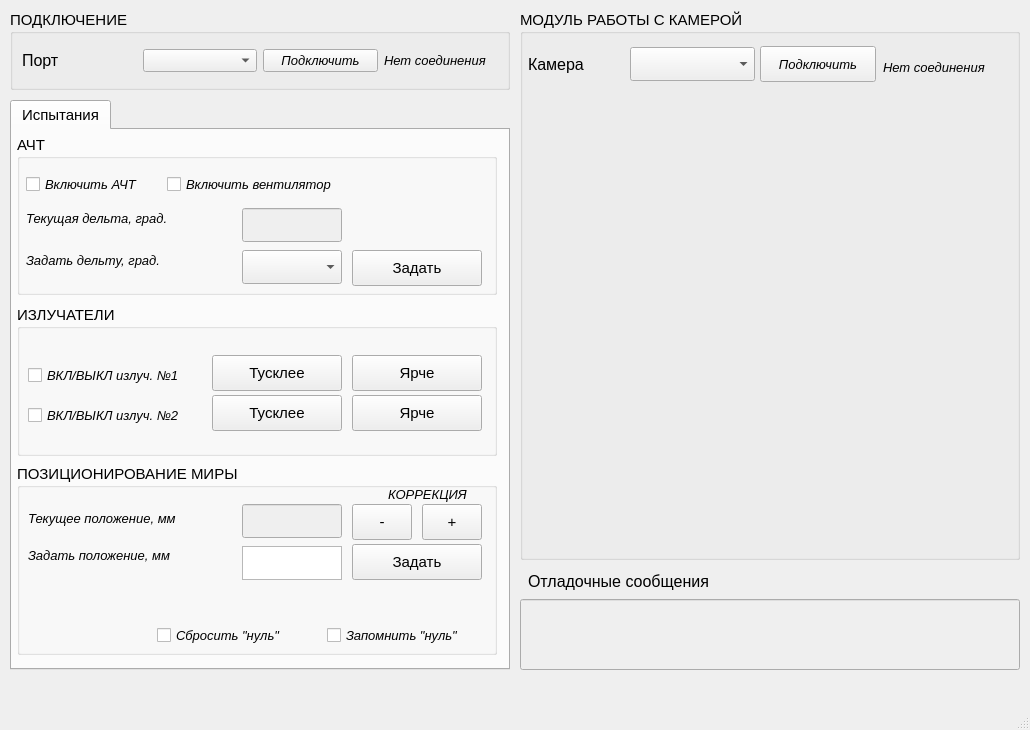
<?xml version="1.0" encoding="UTF-8"?>
<ui version="4.0">
 <class>MainWindow</class>
 <widget class="QMainWindow" name="MainWindow">
  <property name="geometry">
   <rect>
    <x>0</x>
    <y>0</y>
    <width>1030</width>
    <height>730</height>
   </rect>
  </property>
  <property name="maximumSize">
   <size>
    <width>1030</width>
    <height>730</height>
   </size>
  </property>
  <property name="windowTitle">
   <string>Рабочее место оператора стенда</string>
  </property>
  <widget class="QWidget" name="centralwidget">
   <widget class="QGroupBox" name="groupBoxPorts">
    <property name="geometry">
     <rect>
      <x>10</x>
      <y>10</y>
      <width>500</width>
      <height>80</height>
     </rect>
    </property>
    <property name="font">
     <font>
      <pointsize>11</pointsize>
     </font>
    </property>
    <property name="title">
     <string>ПОДКЛЮЧЕНИЕ</string>
    </property>
    <layout class="QHBoxLayout" name="horizontalLayout">
     <item>
      <widget class="QLabel" name="label_port">
       <property name="font">
        <font>
         <pointsize>12</pointsize>
        </font>
       </property>
       <property name="text">
        <string>Порт</string>
       </property>
      </widget>
     </item>
     <item>
      <widget class="QComboBox" name="comboBox_ports">
       <property name="font">
        <font>
         <family>Arimo</family>
         <pointsize>10</pointsize>
         <italic>true</italic>
        </font>
       </property>
      </widget>
     </item>
     <item>
      <widget class="QPushButton" name="pushButton_connectPort">
       <property name="font">
        <font>
         <family>Arimo</family>
         <pointsize>10</pointsize>
         <italic>true</italic>
        </font>
       </property>
       <property name="text">
        <string>Подключить</string>
       </property>
      </widget>
     </item>
     <item>
      <widget class="QLabel" name="label_portStatus">
       <property name="font">
        <font>
         <family>Arimo</family>
         <pointsize>10</pointsize>
         <italic>true</italic>
        </font>
       </property>
       <property name="text">
        <string>Нет соединения</string>
       </property>
      </widget>
     </item>
    </layout>
   </widget>
   <widget class="QTabWidget" name="tabWidget">
    <property name="geometry">
     <rect>
      <x>10</x>
      <y>100</y>
      <width>500</width>
      <height>570</height>
     </rect>
    </property>
    <property name="font">
     <font>
      <pointsize>11</pointsize>
     </font>
    </property>
    <property name="currentIndex">
     <number>0</number>
    </property>
    <widget class="QWidget" name="tabTest">
     <attribute name="title">
      <string>Испытания</string>
     </attribute>
     <widget class="QGroupBox" name="groupBox_Atch">
      <property name="geometry">
       <rect>
        <x>5</x>
        <y>5</y>
        <width>480</width>
        <height>160</height>
       </rect>
      </property>
      <property name="font">
       <font>
        <pointsize>11</pointsize>
        <weight>50</weight>
        <bold>false</bold>
       </font>
      </property>
      <property name="title">
       <string notr="true">АЧТ</string>
      </property>
      <widget class="QCheckBox" name="checkBoxVentilator">
       <property name="geometry">
        <rect>
         <x>150</x>
         <y>37</y>
         <width>193</width>
         <height>24</height>
        </rect>
       </property>
       <property name="font">
        <font>
         <family>Arimo</family>
         <pointsize>10</pointsize>
         <weight>50</weight>
         <italic>true</italic>
         <bold>false</bold>
        </font>
       </property>
       <property name="text">
        <string>Включить вентилятор</string>
       </property>
      </widget>
      <widget class="QCheckBox" name="checkBoxChT">
       <property name="geometry">
        <rect>
         <x>9</x>
         <y>37</y>
         <width>135</width>
         <height>24</height>
        </rect>
       </property>
       <property name="font">
        <font>
         <family>Arimo</family>
         <pointsize>10</pointsize>
         <weight>50</weight>
         <italic>true</italic>
         <bold>false</bold>
        </font>
       </property>
       <property name="text">
        <string>Включить АЧТ</string>
       </property>
      </widget>
      <widget class="QLabel" name="labelFonTemp">
       <property name="geometry">
        <rect>
         <x>9</x>
         <y>73</y>
         <width>180</width>
         <height>20</height>
        </rect>
       </property>
       <property name="font">
        <font>
         <family>Arimo</family>
         <pointsize>10</pointsize>
         <weight>50</weight>
         <italic>true</italic>
         <bold>false</bold>
        </font>
       </property>
       <property name="text">
        <string>Текущая дельта, град.</string>
       </property>
      </widget>
      <widget class="QLineEdit" name="lineEditFonTemp">
       <property name="enabled">
        <bool>false</bool>
       </property>
       <property name="geometry">
        <rect>
         <x>225</x>
         <y>73</y>
         <width>100</width>
         <height>34</height>
        </rect>
       </property>
       <property name="acceptDrops">
        <bool>false</bool>
       </property>
      </widget>
      <widget class="QPushButton" name="pushButtonDeltaTemp">
       <property name="geometry">
        <rect>
         <x>335</x>
         <y>115</y>
         <width>130</width>
         <height>36</height>
        </rect>
       </property>
       <property name="text">
        <string>Задать</string>
       </property>
      </widget>
      <widget class="QLabel" name="labelDeltaTemp">
       <property name="geometry">
        <rect>
         <x>9</x>
         <y>115</y>
         <width>210</width>
         <height>20</height>
        </rect>
       </property>
       <property name="font">
        <font>
         <family>Arimo</family>
         <pointsize>10</pointsize>
         <weight>50</weight>
         <italic>true</italic>
         <bold>false</bold>
        </font>
       </property>
       <property name="text">
        <string>Задать дельту, град.</string>
       </property>
      </widget>
      <widget class="QComboBox" name="comboBox_ports_2">
       <property name="geometry">
        <rect>
         <x>225</x>
         <y>115</y>
         <width>100</width>
         <height>34</height>
        </rect>
       </property>
       <property name="font">
        <font>
         <family>Arimo</family>
         <pointsize>10</pointsize>
         <weight>50</weight>
         <italic>true</italic>
         <bold>false</bold>
        </font>
       </property>
      </widget>
     </widget>
     <widget class="QGroupBox" name="groupBox_Izluch">
      <property name="geometry">
       <rect>
        <x>5</x>
        <y>175</y>
        <width>480</width>
        <height>151</height>
       </rect>
      </property>
      <property name="font">
       <font>
        <pointsize>11</pointsize>
        <weight>50</weight>
        <bold>false</bold>
       </font>
      </property>
      <property name="title">
       <string notr="true">ИЗЛУЧАТЕЛИ</string>
      </property>
      <widget class="QCheckBox" name="checkBoxIzluch1">
       <property name="geometry">
        <rect>
         <x>11</x>
         <y>60</y>
         <width>163</width>
         <height>20</height>
        </rect>
       </property>
       <property name="font">
        <font>
         <family>Arimo</family>
         <pointsize>10</pointsize>
         <weight>50</weight>
         <italic>true</italic>
         <bold>false</bold>
        </font>
       </property>
       <property name="text">
        <string>ВКЛ/ВЫКЛ излуч. №1</string>
       </property>
      </widget>
      <widget class="QCheckBox" name="checkBoxIzluch2">
       <property name="geometry">
        <rect>
         <x>11</x>
         <y>100</y>
         <width>164</width>
         <height>20</height>
        </rect>
       </property>
       <property name="font">
        <font>
         <family>Arimo</family>
         <pointsize>10</pointsize>
         <weight>50</weight>
         <italic>true</italic>
         <bold>false</bold>
        </font>
       </property>
       <property name="text">
        <string>ВКЛ/ВЫКЛ излуч. №2</string>
       </property>
      </widget>
      <widget class="QPushButton" name="pushButtonIzluch1Down">
       <property name="geometry">
        <rect>
         <x>195</x>
         <y>50</y>
         <width>130</width>
         <height>36</height>
        </rect>
       </property>
       <property name="text">
        <string>Тусклее</string>
       </property>
      </widget>
      <widget class="QPushButton" name="pushButtonIzluch2Down">
       <property name="geometry">
        <rect>
         <x>195</x>
         <y>90</y>
         <width>130</width>
         <height>36</height>
        </rect>
       </property>
       <property name="text">
        <string>Тусклее</string>
       </property>
      </widget>
      <widget class="QPushButton" name="pushButtonIzluch1Up">
       <property name="geometry">
        <rect>
         <x>335</x>
         <y>50</y>
         <width>130</width>
         <height>36</height>
        </rect>
       </property>
       <property name="text">
        <string>Ярче</string>
       </property>
      </widget>
      <widget class="QPushButton" name="pushButtonIzluch2Up">
       <property name="geometry">
        <rect>
         <x>335</x>
         <y>90</y>
         <width>130</width>
         <height>36</height>
        </rect>
       </property>
       <property name="text">
        <string>Ярче</string>
       </property>
      </widget>
     </widget>
     <widget class="QGroupBox" name="groupBox_Mira">
      <property name="geometry">
       <rect>
        <x>5</x>
        <y>334</y>
        <width>480</width>
        <height>191</height>
       </rect>
      </property>
      <property name="font">
       <font>
        <pointsize>11</pointsize>
        <weight>50</weight>
        <bold>false</bold>
       </font>
      </property>
      <property name="title">
       <string notr="true">ПОЗИЦИОНИРОВАНИЕ МИРЫ</string>
      </property>
      <widget class="QLabel" name="labelZadPolozh">
       <property name="geometry">
        <rect>
         <x>11</x>
         <y>81</y>
         <width>188</width>
         <height>20</height>
        </rect>
       </property>
       <property name="font">
        <font>
         <family>Arimo</family>
         <pointsize>10</pointsize>
         <weight>50</weight>
         <italic>true</italic>
         <bold>false</bold>
        </font>
       </property>
       <property name="text">
        <string>Задать положение, мм</string>
       </property>
      </widget>
      <widget class="QLineEdit" name="lineEditTekPolozh">
       <property name="enabled">
        <bool>false</bool>
       </property>
       <property name="geometry">
        <rect>
         <x>225</x>
         <y>40</y>
         <width>100</width>
         <height>34</height>
        </rect>
       </property>
       <property name="acceptDrops">
        <bool>false</bool>
       </property>
      </widget>
      <widget class="QLabel" name="labelTekuschPolozh">
       <property name="geometry">
        <rect>
         <x>11</x>
         <y>44</y>
         <width>179</width>
         <height>20</height>
        </rect>
       </property>
       <property name="font">
        <font>
         <family>Arimo</family>
         <pointsize>10</pointsize>
         <weight>50</weight>
         <italic>true</italic>
         <bold>false</bold>
        </font>
       </property>
       <property name="text">
        <string>Текущее положение, мм</string>
       </property>
      </widget>
      <widget class="QLabel" name="labelKorrecMira">
       <property name="geometry">
        <rect>
         <x>371</x>
         <y>21</y>
         <width>93</width>
         <height>18</height>
        </rect>
       </property>
       <property name="font">
        <font>
         <family>Arimo</family>
         <pointsize>10</pointsize>
         <weight>50</weight>
         <italic>true</italic>
         <bold>false</bold>
        </font>
       </property>
       <property name="text">
        <string>КОРРЕКЦИЯ</string>
       </property>
      </widget>
      <widget class="QPushButton" name="pushButtonKorrPlus">
       <property name="geometry">
        <rect>
         <x>405</x>
         <y>40</y>
         <width>60</width>
         <height>36</height>
        </rect>
       </property>
       <property name="text">
        <string>+</string>
       </property>
      </widget>
      <widget class="QPushButton" name="pushButtonKorrMinus">
       <property name="geometry">
        <rect>
         <x>335</x>
         <y>40</y>
         <width>60</width>
         <height>36</height>
        </rect>
       </property>
       <property name="text">
        <string>-</string>
       </property>
      </widget>
      <widget class="QTextEdit" name="textEditZadPolozh">
       <property name="geometry">
        <rect>
         <x>225</x>
         <y>82</y>
         <width>100</width>
         <height>34</height>
        </rect>
       </property>
      </widget>
      <widget class="QCheckBox" name="checkBoxMiraZero">
       <property name="geometry">
        <rect>
         <x>310</x>
         <y>160</y>
         <width>155</width>
         <height>22</height>
        </rect>
       </property>
       <property name="font">
        <font>
         <family>Arimo</family>
         <pointsize>10</pointsize>
         <weight>50</weight>
         <italic>true</italic>
         <bold>false</bold>
        </font>
       </property>
       <property name="text">
        <string>Запомнить &quot;нуль&quot;</string>
       </property>
      </widget>
      <widget class="QCheckBox" name="checkBoxResetMiraZero">
       <property name="geometry">
        <rect>
         <x>140</x>
         <y>160</y>
         <width>155</width>
         <height>22</height>
        </rect>
       </property>
       <property name="font">
        <font>
         <family>Arimo</family>
         <pointsize>10</pointsize>
         <weight>50</weight>
         <italic>true</italic>
         <bold>false</bold>
        </font>
       </property>
       <property name="text">
        <string>Сбросить &quot;нуль&quot;</string>
       </property>
      </widget>
      <widget class="QPushButton" name="pushButtonMiraPosZad">
       <property name="geometry">
        <rect>
         <x>335</x>
         <y>80</y>
         <width>130</width>
         <height>36</height>
        </rect>
       </property>
       <property name="text">
        <string>Задать</string>
       </property>
      </widget>
     </widget>
    </widget>
   </widget>
   <widget class="QGroupBox" name="groupBox">
    <property name="geometry">
     <rect>
      <x>520</x>
      <y>10</y>
      <width>500</width>
      <height>550</height>
     </rect>
    </property>
    <property name="font">
     <font>
      <pointsize>11</pointsize>
     </font>
    </property>
    <property name="title">
     <string>МОДУЛЬ РАБОТЫ С КАМЕРОЙ</string>
    </property>
    <widget class="QComboBox" name="comboBox_cameras">
     <property name="geometry">
      <rect>
       <x>110</x>
       <y>37</y>
       <width>125</width>
       <height>34</height>
      </rect>
     </property>
     <property name="font">
      <font>
       <family>Arimo</family>
       <pointsize>10</pointsize>
       <italic>true</italic>
      </font>
     </property>
    </widget>
    <widget class="QPushButton" name="pushButton_connectCamera">
     <property name="geometry">
      <rect>
       <x>240</x>
       <y>36</y>
       <width>116</width>
       <height>36</height>
      </rect>
     </property>
     <property name="font">
      <font>
       <family>Arimo</family>
       <pointsize>10</pointsize>
       <italic>true</italic>
      </font>
     </property>
     <property name="text">
      <string>Подключить</string>
     </property>
    </widget>
    <widget class="QLabel" name="label_camera">
     <property name="geometry">
      <rect>
       <x>8</x>
       <y>36</y>
       <width>80</width>
       <height>36</height>
      </rect>
     </property>
     <property name="font">
      <font>
       <pointsize>12</pointsize>
      </font>
     </property>
     <property name="text">
      <string>Камера</string>
     </property>
    </widget>
    <widget class="QLabel" name="label_cameraStatus">
     <property name="geometry">
      <rect>
       <x>363</x>
       <y>39</y>
       <width>119</width>
       <height>36</height>
      </rect>
     </property>
     <property name="font">
      <font>
       <family>Arimo</family>
       <pointsize>10</pointsize>
       <italic>true</italic>
      </font>
     </property>
     <property name="text">
      <string>Нет соединения</string>
     </property>
    </widget>
    <widget class="QLabel" name="label_videoStream">
     <property name="geometry">
      <rect>
       <x>40</x>
       <y>100</y>
       <width>420</width>
       <height>420</height>
      </rect>
     </property>
     <property name="text">
      <string/>
     </property>
    </widget>
   </widget>
   <widget class="QLineEdit" name="lineEditDebugPrintout">
    <property name="enabled">
     <bool>false</bool>
    </property>
    <property name="geometry">
     <rect>
      <x>520</x>
      <y>599</y>
      <width>500</width>
      <height>71</height>
     </rect>
    </property>
    <property name="acceptDrops">
     <bool>false</bool>
    </property>
   </widget>
   <widget class="QWidget" name="layoutWidget">
    <property name="geometry">
     <rect>
      <x>0</x>
      <y>0</y>
      <width>2</width>
      <height>2</height>
     </rect>
    </property>
    <layout class="QHBoxLayout" name="horizontalLayout_2"/>
   </widget>
   <widget class="QLabel" name="label_debugPrint">
    <property name="geometry">
     <rect>
      <x>528</x>
      <y>570</y>
      <width>231</width>
      <height>23</height>
     </rect>
    </property>
    <property name="font">
     <font>
      <pointsize>12</pointsize>
     </font>
    </property>
    <property name="text">
     <string>Отладочные сообщения</string>
    </property>
   </widget>
  </widget>
  <widget class="QMenuBar" name="menubar">
   <property name="geometry">
    <rect>
     <x>0</x>
     <y>0</y>
     <width>1030</width>
     <height>29</height>
    </rect>
   </property>
  </widget>
  <widget class="QStatusBar" name="statusbar"/>
 </widget>
 <resources/>
 <connections/>
</ui>
